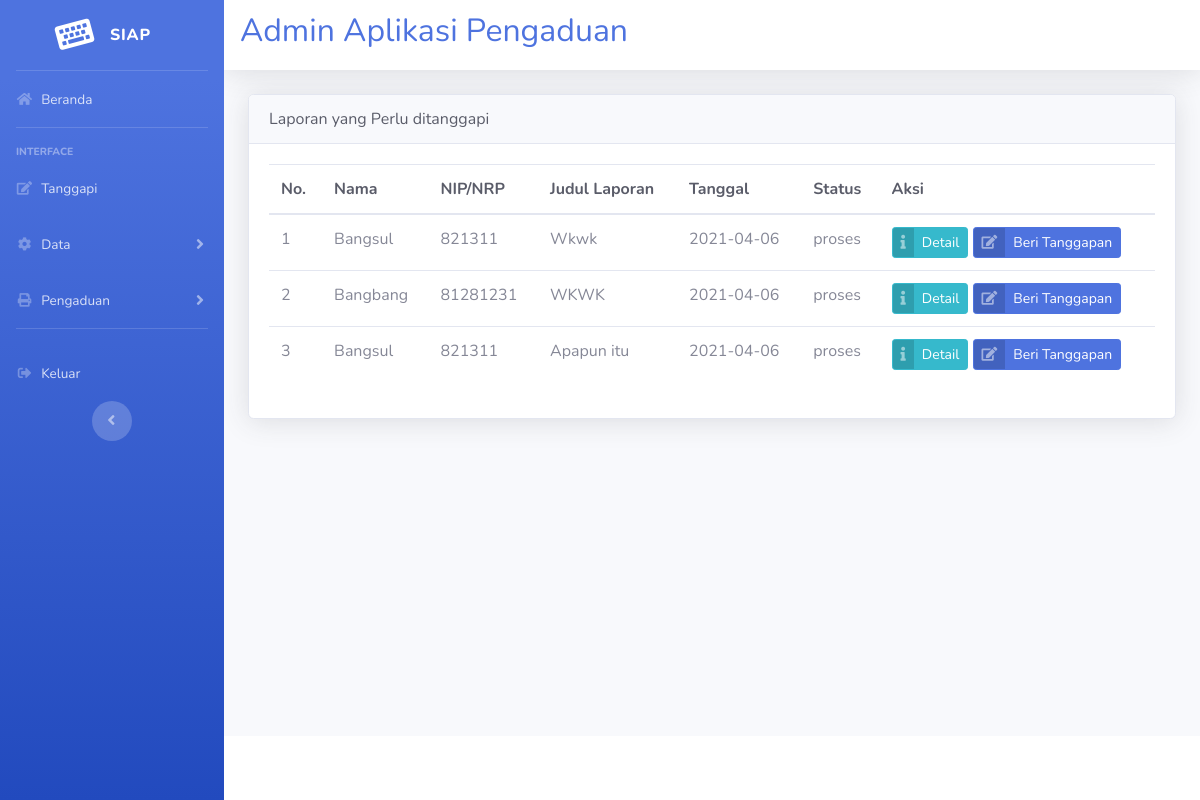
/admin/admin.php?url=lihat_laporan (signed in), run on the app's committed database.
### tables this page shows
CREATE TABLE `pengaduan` (
  `id_pengaduan` int(11) NOT NULL,
  `tgl_pengaduan` date NOT NULL,
  `nama` char(50) NOT NULL,
  `nik` char(50) NOT NULL,
  `judul_laporan` text NOT NULL,
  `isi_laporan` text NOT NULL,
  `foto` varchar(50) NOT NULL,
  `status` enum('0','proses','selesai','') NOT NULL
);

### admin/lihat_laporan.php (the view, shortened to what this page needs)
<!DOCTYPE html>
<html lang="en">
    <head>
        <link href="../vendor/fontawesome-free/css/all.min.css" rel="stylesheet" type="text/css">
        <link href="../css/sb-admin-2.min.css" rel="stylesheet">
    </head>
    <body id="page-top">
    <div class="card shadow">
        <div class="card-header text-dark">
            Laporan yang Perlu ditanggapi
        </div>
        <div class="card-body">
            <table class="table table-hover">
                <thead>
                    <tr>
                        <th class="text-dark">No.</th>
                        <th class="text-dark">Nama</th>
                        <th class="text-dark">NIP/NRP</th>
                        <th class="text-dark">Judul Laporan</th>
                        <th class="text-dark">Tanggal</th>
                        <th class="text-dark">Status</th>
                        <th class="text-dark">Aksi</th>
                    </tr>
                </thead>
                <tbody>
                    <?php
                    include "../koneksi.php";
                    $no = 1;
                    $query = mysqli_query($conn, "SELECT * FROM pengaduan WHERE status='proses'");
                    while ($d = mysqli_fetch_array($query)) {
                        ?>
                        <tr>
                            <td><?php echo $no++ ?></td>
                            <td><?php echo $d['nama']; ?></td>
                            <td><?php echo $d['nik']; ?></td>
                            <td><?php echo $d['judul_laporan']; ?></td>
                            <td><?php echo $d['tgl_pengaduan'];?></td>
                            <td><?php echo $d['status'];?></td>
                            <td>
                                <a href="?url=detail_pengaduan&id=<?php echo $d['id_pengaduan'];?>" class="btn btn-info btn-icon-split btn-sm">
                                    <span class="icon text-white-50">
                                        <i class="fas fa-info"></i>
                                    </span>
                                    <span class="text">Detail</span>
                                </a>
                                <a href="?url=tanggapan&id=<?php echo $d['id_pengaduan'];?>" class="btn btn-primary btn-icon-split btn-sm">
                                    <span class="icon text-white-50">
                                        <i class="fas fa-edit"></i>
                                    </span>
                                    <span class="text">Beri Tanggapan</span>
                                </a>
                            </td>
                        </tr>
                    <?php } ?>
                </tbody>
            </table>
        </div>
</div>
    </body>
</html>

### data on the page
pengaduan: nama "Bangsul", nik "821311", judul_laporan "Wkwk", tgl_pengaduan "2021-04-06", status "proses"
pengaduan: nama "Bangbang", nik "81281231", judul_laporan "WKWK", tgl_pengaduan "2021-04-06", status "proses"
pengaduan: nama "Bangsul", nik "821311", judul_laporan "Apapun itu", tgl_pengaduan "2021-04-06", status "proses"
